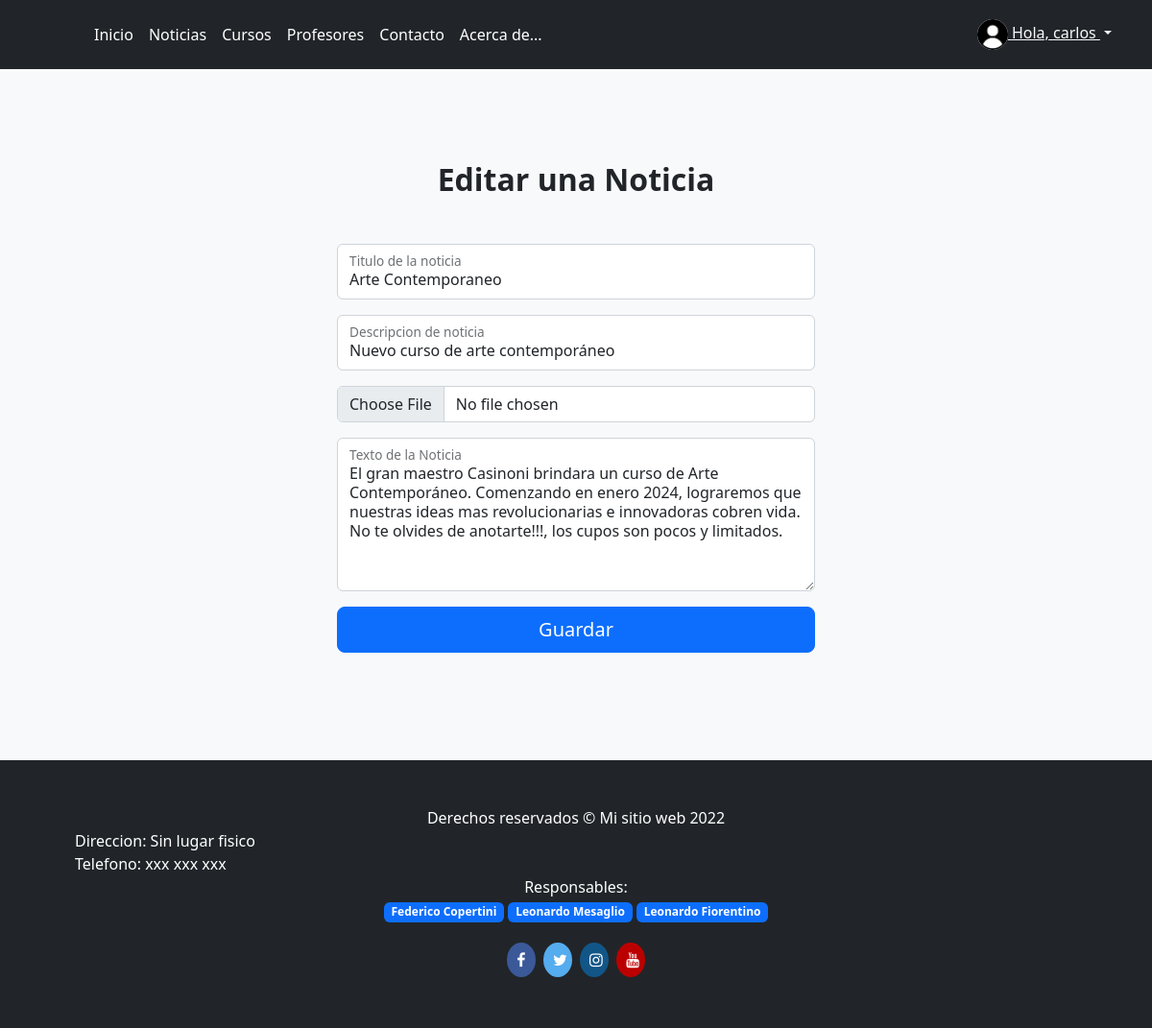
The app's page /editar_noticia/3 (signed in) with its own data.
### Academia_Arte/models.py (models this page shows)
class Avatar(models.Model):
    usuario = models.OneToOneField(User, on_delete=models.CASCADE)
    imagen = models.ImageField(upload_to="images/", blank=True, null=True)

class Noticias(models.Model):
    titulo_noticia = models.CharField(max_length=50)
    imagen_noticia = models.ImageField(upload_to='images/')
    descripcion_noticia = models.CharField(max_length=200)
    noticia_noticia = models.CharField(max_length=2000)

### Academia_Arte/views.py (the view, shortened to what this page needs)
# urls.py: path('editar_noticia/<int:id>', VEditarNoticia, name="editar_noticia"),
def VEditarNoticia(request, id):
    noticia = Noticias.objects.get(id=id)
    return render(request, "Academia_Arte/editar_noticia.html",{"noticia":noticia})

### Academia_Arte/templates/Academia_Arte/editar_noticia.html (shortened to what this page needs)
{% extends "Academia_Arte/base.html" %}
{% block content %}
<section class="bg-light py-5">
    <div class="container px-5 my-5 px-5">
        <div class="text-center mb-5">
            <h2 class="fw-bolder">Editar una Noticia</h2>
        </div>
        <div class="row gx-5 justify-content-center">
            <div class="col-lg-6">
                <form method="POST" enctype="multipart/form-data">{% csrf_token %}
                    <div class="form-floating mb-3">
                        <input class="form-control" value="{{noticia.titulo_noticia}}" name="titulo_noticia" type="text"
                            placeholder="Titulo de la noticia..." required>
                        <label for="name">Titulo de la noticia</label>
                    </div>
                    <div class="form-floating mb-3">
                        <input class="form-control" name="descripcion_noticia" value="{{noticia.descripcion_noticia}}" type="text"
                            placeholder="Alguna descripcion">
                        <label for="email">Descripcion de noticia</label>
                    </div>
                    <div class="mb-3">
                        <input class="form-control" value="{{noticia.imagen_noticia}}" name="imagen_noticia" type="file" required>
                    </div>
                    <div class="form-floating mb-3">
                        <textarea class="form-control" name="noticia_noticia" type="text"
                            placeholder="Escriba una noticia..." style="height: 10rem" required>{{noticia.noticia_noticia}}</textarea>
                        <label for="message">Texto de la Noticia</label>
                    </div>
                    <div class="d-grid">
                        <button class="btn btn-primary btn-lg" type="submit">Guardar</button>
                    </div>
                </form>
            </div>
        </div>
    </div>
</section>
{% endblock %}

### Academia_Arte/templates/Academia_Arte/base.html (shortened to what this page needs)
{% load static %}
<!doctype html>
<html lang="es">
<head>
    <link rel="stylesheet" href="https://cdn.jsdelivr.net/npm/bootstrap-icons@1.9.1/font/bootstrap-icons.css">
    <link href="{% static 'assets/dist/css/bootstrap.min.css' %}" rel="stylesheet">
    <link href="{% static 'css/headers.css' %}" rel="stylesheet">
</head>
<body>
    <main>
        <header class="p-3 bg-dark text-white">
            <div class="container">
                <div class="d-flex flex-wrap align-items-center justify-content-center justify-content-lg-start">
                    <a href="/" class="d-flex align-items-center mb-2 mb-lg-0 text-white text-decoration-none">
                        <svg class="bi me-2" width="40" height="32" role="img" aria-label="Bootstrap">
                            <use xlink:href="#bootstrap" />
                        </svg>
                    </a>
                    <ul class="nav col-12 col-lg-auto me-lg-auto mb-2 justify-content-center mb-md-0">
                        <li><a href="{% url 'inicio' %}" class="nav-link px-2 text-white">Inicio</a></li>
                        <li><a href="{% url 'noticias' %}"class="nav-link px-2 text-white">Noticias</a></li>
                        <li><a href="{% url 'cursos' %}" class="nav-link px-2 text-white">Cursos</a></li>
                        <li><a href="{% url 'profesores' %}" class="nav-link px-2 text-white">Profesores</a></li>
                        <li><a href="{% url 'contacto' %}" class="nav-link px-2 text-white">Contacto</a></li>
                        <li><a href="{% url 'acerca_de' %}" class="nav-link px-2 text-white">Acerca de...</a></li>
                    </ul>
                    {% if user.is_authenticated %}
                    <div class="dropdown text-end">
                        <a href="#" class="d-block link-dark text-light dropdown-toggle" id="dropdownUser1" data-bs-toggle="dropdown" aria-expanded="false">
                            <img src="{{user.avatar.imagen.url}}" alt="" width="32" height="32" class="rounded-circle">
                            Hola, {{user}}
                        </a>
                    </div>
                    {% else %}
                    <div class="text-end">
                    <a href="{% url 'login' %}" type="submit" class="btn btn-outline-light me-2">Iniciar sesion</a>
                    <a href="{% url 'register' %}" type="submit" class="btn btn-outline-primary">Registrate</a>
                    </div>
                    {% endif %}
                </div>
            </div>
        </header>
    </main>
    {% block content %}
    {% endblock %}
    <link rel="stylesheet" href="https://cdnjs.cloudflare.com/ajax/libs/font-awesome/4.7.0/css/font-awesome.min.css">
    <footer class="py-5 bg-dark">
        <div class="container px-5">
            <p class="m-0 text-center text-white">Derechos reservados &copy; Mi sitio web 2022</p>
        </div>
        <div class="container px-5">
            <p class="m-0 text-lefth text-white">Direccion: Sin lugar fisico</p>
        </div>
        <div class="container px-5">
            <p class="m-0 text-lefth text-white">Telefono: xxx xxx xxx</p>
        </div>
        <div class="container px-5">
            <center><p class="m-0 text-lefth text-white">Responsables:
                <p><span class="badge badge-pill bg-primary">Federico Copertini</span>
                <span class="badge badge-pill bg-primary">Leonardo Mesaglio</span>
                <span class="badge badge-pill bg-primary">Leonardo Fiorentino</span></P>
            </center>
            </p></div>
        <center><div class="container">
            <a href="https://facebook.com" class="fa fa-facebook"></a>
        <a href="https://twitter.com" class="fa fa-twitter"></a>
        <a href="https://instagram.com" class="fa fa-instagram"></a>
        <a href="https://youtube.com" class="fa fa-youtube"></a>
        </div></center>
    </footer>
</body>
</html>

### static/css/headers.css (style rules this page uses)
.dropdown-toggle { outline: 0; }

### Academia_Arte/templates/Academia_Arte/base.html (style rules this page uses)
.fa { padding: 10px; font-size: 30px; width: 30px; text-align: center; text-decoration: none; margin: 5px 2px; border-radius:50% }
.fa-facebook { background: #3B5998; color: white; }
.fa-twitter { background: #55ACEE; color: white; }
.fa-youtube { background: #bb0000; color: white; }
.fa-instagram { background: #125688; color: white; }
.bi { vertical-align: -.125em; fill: currentColor; }

### records on screen
Noticias: titulo_noticia "Arte Contemporaneo", descripcion_noticia "Nuevo curso de arte contemporáneo", noticia_noticia "El gran maestro Casinoni brindara un curso de Arte Contemporáneo. Comenzando en enero 2024, lograremos que nuestras ideas mas revolucionarias e innovadoras cobren vida. No te olvides de anotarte!!!, los cupos son pocos y limitados."

### other values on screen
{{ user }} "carlos"
